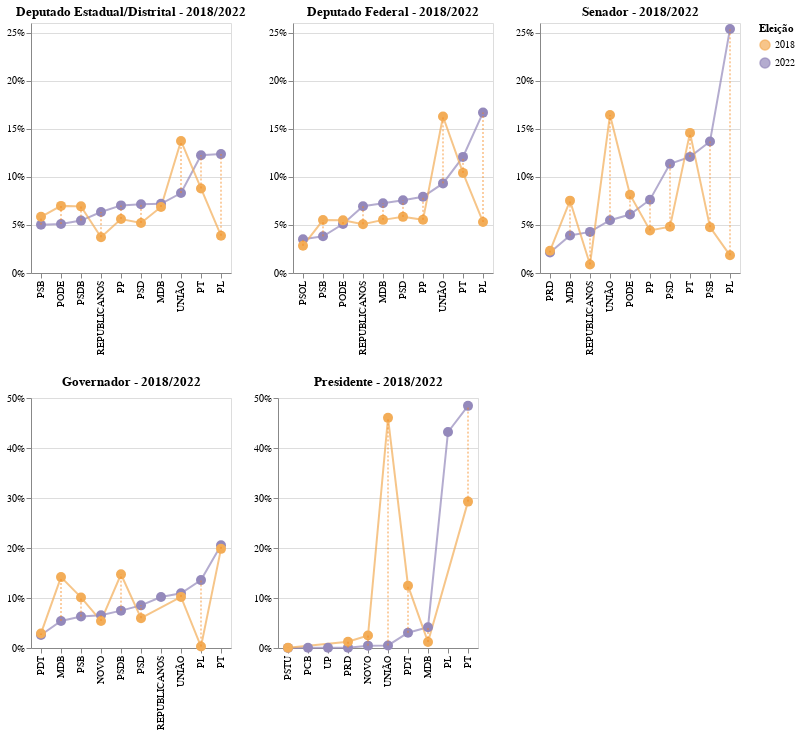

Here is the notebook cell this chart was saved with:
### Code cell
((depe|depf|sen).resolve_scale(y='shared') & (gov|pres).resolve_scale(y='shared'))

### Figure 1 — Vega-Lite specification as saved in the notebook (floating-point values rounded to 4 significant figures)
{"config": {"view": {"continuousWidth": 300, "continuousHeight": 300}}, "vconcat": [{"hconcat": [{"layer": [{"mark": {"type": "line", "opacity": 0.7, "point": {"filled": true, "size": 100}}, "encoding": {"color": {"field": "ANO_ELEICAO", "scale": {"domain": [2018, 2022], "range": ["#F3AD58", "#9489BB"]}, "title": "Eleição", "type": "nominal"}, "tooltip": [{"field": "SIGLA_2022", "title": "Partido", "type": "nominal"}, {"field": "ANO_ELEICAO", "title": "Ano Eleição", "type": "ordinal"}, {"field": "QT_VOTOS_VALIDOS", "format": ",d", "title": "Total Votos Partido", "type": "quantitative"}, {"field": "QT_VOTOS_BR", "format": ",d", "title": "Total de Votos", "type": "quantitative"}, {"field": "PCT", "format": ".2%", "title": "% Votos", "type": "quantitative"}], "x": {"field": "SIGLA_2022", "sort": {"field": "QT_ORDER"}, "title": "", "type": "nominal"}, "y": {"axis": {"format": "%"}, "field": "PCT", "title": "", "type": "quantitative"}}, "title": "Deputado Estadual/Distrital - 2018/2022"}, {"mark": {"type": "line", "color": "#F58518", "opacity": 0.8, "strokeDash": [2, 2]}, "encoding": {"x": {"field": "SIGLA_2022", "sort": {"field": "QT_ORDER"}, "type": "ordinal"}, "y": {"aggregate": "min", "field": "PCT", "type": "quantitative"}, "y2": {"aggregate": "max", "field": "PCT"}}, "title": "Deputado Estadual/Distrital - 2018/2022"}], "data": {"name": "data-a254b21db0a1d91b1c954303e43f6e14"}, "height": 250}, {"layer": [{"mark": {"type": "line", "opacity": 0.7, "point": {"filled": true, "size": 100}}, "encoding": {"color": {"field": "ANO_ELEICAO", "scale": {"domain": [2018, 2022], "range": ["#F3AD58", "#9489BB"]}, "title": "Eleição", "type": "nominal"}, "tooltip": [{"field": "SIGLA_2022", "title": "Partido", "type": "nominal"}, {"field": "ANO_ELEICAO", "title": "Ano Eleição", "type": "ordinal"}, {"field": "QT_VOTOS_VALIDOS", "format": ",d", "title": "Total Votos Partido", "type": "quantitative"}, {"field": "QT_VOTOS_BR", "format": ",d", "title": "Total de Votos", "type": "quantitative"}, {"field": "PCT", "format": ".2%", "title": "% Votos", "type": "quantitative"}], "x": {"field": "SIGLA_2022", "sort": {"field": "QT_ORDER"}, "title": "", "type": "nominal"}, "y": {"axis": {"format": "%"}, "field": "PCT", "title": "", "type": "quantitative"}}, "title": "Deputado Federal - 2018/2022"}, {"mark": {"type": "line", "color": "#F58518", "opacity": 0.8, "strokeDash": [2, 2]}, "encoding": {"x": {"field": "SIGLA_2022", "sort": {"field": "QT_ORDER"}, "type": "ordinal"}, "y": {"aggregate": "min", "field": "PCT", "type": "quantitative"}, "y2": {"aggregate": "max", "field": "PCT"}}, "title": "Deputado Federal - 2018/2022"}], "data": {"name": "data-a81d2ed7433c02c609d73e74ee950052"}, "height": 250}, {"layer": [{"mark": {"type": "line", "opacity": 0.7, "point": {"filled": true, "size": 100}}, "encoding": {"color": {"field": "ANO_ELEICAO", "scale": {"domain": [2018, 2022], "range": ["#F3AD58", "#9489BB"]}, "title": "Eleição", "type": "nominal"}, "tooltip": [{"field": "SIGLA_2022", "title": "Partido", "type": "nominal"}, {"field": "ANO_ELEICAO", "title": "Ano Eleição", "type": "ordinal"}, {"field": "QT_VOTOS_VALIDOS", "format": ",d", "title": "Total Votos Partido", "type": "quantitative"}, {"field": "QT_VOTOS_BR", "format": ",d", "title": "Total de Votos", "type": "quantitative"}, {"field": "PCT", "format": ".2%", "title": "% Votos", "type": "quantitative"}], "x": {"field": "SIGLA_2022", "sort": {"field": "QT_ORDER"}, "title": "", "type": "nominal"}, "y": {"axis": {"format": "%"}, "field": "PCT", "title": "", "type": "quantitative"}}, "title": "Senador - 2018/2022"}, {"mark": {"type": "line", "color": "#F58518", "opacity": 0.8, "strokeDash": [2, 2]}, "encoding": {"x": {"field": "SIGLA_2022", "sort": {"field": "QT_ORDER"}, "type": "ordinal"}, "y": {"aggregate": "min", "field": "PCT", "type": "quantitative"}, "y2": {"aggregate": "max", "field": "PCT"}}, "title": "Senador - 2018/2022"}], "data": {"name": "data-5da05baca9993105efe853b97a8d9af6"}, "height": 250}], "resolve": {"scale": {"y": "shared"}}}, {"hconcat": [{"layer": [{"mark": {"type": "line", "opacity": 0.7, "point": {"filled": true, "size": 100}}, "encoding": {"color": {"field": "ANO_ELEICAO", "scale": {"domain": [2018, 2022], "range": ["#F3AD58", "#9489BB"]}, "title": "Eleição", "type": "nominal"}, "tooltip": [{"field": "SIGLA_2022", "title": "Partido", "type": "nominal"}, {"field": "ANO_ELEICAO", "title": "Ano Eleição", "type": "ordinal"}, {"field": "QT_VOTOS_VALIDOS", "format": ",d", "title": "Total Votos Partido", "type": "quantitative"}, {"field": "QT_VOTOS_BR", "format": ",d", "title": "Total de Votos", "type": "quantitative"}, {"field": "PCT", "format": ".2%", "title": "% Votos", "type": "quantitative"}], "x": {"field": "SIGLA_2022", "sort": {"field": "QT_ORDER"}, "title": "", "type": "nominal"}, "y": {"axis": {"format": "%"}, "field": "PCT", "title": "", "type": "quantitative"}}, "title": "Governador - 2018/2022"}, {"mark": {"type": "line", "color": "#F58518", "opacity": 0.8, "strokeDash": [2, 2]}, "encoding": {"x": {"field": "SIGLA_2022", "sort": {"field": "QT_ORDER"}, "type": "ordinal"}, "y": {"aggregate": "min", "field": "PCT", "type": "quantitative"}, "y2": {"aggregate": "max", "field": "PCT"}}, "title": "Governador - 2018/2022"}], "data": {"name": "data-2a2e979e635a34f8889a9caec1eb55be"}, "height": 250}, {"layer": [{"mark": {"type": "line", "opacity": 0.7, "point": {"filled": true, "size": 100}}, "encoding": {"color": {"field": "ANO_ELEICAO", "scale": {"domain": [2018, 2022], "range": ["#F3AD58", "#9489BB"]}, "title": "Eleição", "type": "nominal"}, "tooltip": [{"field": "SIGLA_2022", "title": "Partido", "type": "nominal"}, {"field": "ANO_ELEICAO", "title": "Ano Eleição", "type": "ordinal"}, {"field": "QT_VOTOS_VALIDOS", "format": ",d", "title": "Total Votos Partido", "type": "quantitative"}, {"field": "QT_VOTOS_BR", "format": ",d", "title": "Total de Votos", "type": "quantitative"}, {"field": "PCT", "format": ".2%", "title": "% Votos", "type": "quantitative"}], "x": {"field": "SIGLA_2022", "sort": {"field": "QT_ORDER"}, "title": "", "type": "nominal"}, "y": {"axis": {"format": "%"}, "field": "PCT", "title": "", "type": "quantitative"}}, "title": "Presidente - 2018/2022"}, {"mark": {"type": "line", "color": "#F58518", "opacity": 0.8, "strokeDash": [2, 2]}, "encoding": {"x": {"field": "SIGLA_2022", "sort": {"field": "QT_ORDER"}, "type": "ordinal"}, "y": {"aggregate": "min", "field": "PCT", "type": "quantitative"}, "y2": {"aggregate": "max", "field": "PCT"}}, "title": "Presidente - 2018/2022"}], "data": {"name": "data-3df237dd9fb114c6dad3f1447ca70329"}, "height": 250}], "resolve": {"scale": {"y": "shared"}}}], "$schema": "https://vega.github.io/schema/vega-lite/v5.20.1.json", "datasets": {"data-a254b21db0a1d91b1c954303e43f6e14": [{"ANO_ELEICAO": 2022, "SIGLA_2022": "UNIÃO", "POSIC_IDEOLOGICO": "Extrema Direita", "QT_VOTOS_VALIDOS": 9097661, "PCT": 0.08315, "QT_VOTOS_BR": 109406842, "cor": "#030886", "QT_ORDER": 9097661}, {"ANO_ELEICAO": 2022, "SIGLA_2022": "PSDB", "POSIC_IDEOLOGICO": "Centro Direita", "QT_VOTOS_VALIDOS": 5962709, "PCT": 0.0545, "QT_VOTOS_BR": 109406842, "cor": "#97A3FF", "QT_ORDER": 5962709}, {"ANO_ELEICAO": 2022, "SIGLA_2022": "PT", "POSIC_IDEOLOGICO": "Centro Esquerda", "QT_VOTOS_VALIDOS": 13396406, "PCT": 0.1224, "QT_VOTOS_BR": 109406842, "cor": "#C54B53", "QT_ORDER": 13396406}, {"ANO_ELEICAO": 2022, "SIGLA_2022": "MDB", "POSIC_IDEOLOGICO": "Centro Direita", "QT_VOTOS_VALIDOS": 7875801, "PCT": 0.07199, "QT_VOTOS_BR": 109406842, "cor": "#97A3FF", "QT_ORDER": 7875801}, {"ANO_ELEICAO": 2022, "SIGLA_2022": "REPUBLICANOS", "POSIC_IDEOLOGICO": "Direita", "QT_VOTOS_VALIDOS": 6938358, "PCT": 0.06342, "QT_VOTOS_BR": 109406842, "cor": "#262DDA", "QT_ORDER": 6938358}, {"ANO_ELEICAO": 2022, "SIGLA_2022": "PSB", "POSIC_IDEOLOGICO": "Centro Esquerda", "QT_VOTOS_VALIDOS": 5495625, "PCT": 0.05023, "QT_VOTOS_BR": 109406842, "cor": "#C54B53", "QT_ORDER": 5495625}, {"ANO_ELEICAO": 2022, "SIGLA_2022": "PP", "POSIC_IDEOLOGICO": "Direita", "QT_VOTOS_VALIDOS": 7692225, "PCT": 0.07031, "QT_VOTOS_BR": 109406842, "cor": "#262DDA", "QT_ORDER": 7692225}, {"ANO_ELEICAO": 2022, "SIGLA_2022": "PSD", "POSIC_IDEOLOGICO": "Centro Direita", "QT_VOTOS_VALIDOS": 7820614, "PCT": 0.07148, "QT_VOTOS_BR": 109406842, "cor": "#97A3FF", "QT_ORDER": 7820614}, {"ANO_ELEICAO": 2022, "SIGLA_2022": "PL", "POSIC_IDEOLOGICO": "Direita", "QT_VOTOS_VALIDOS": 13527495, "PCT": 0.1236, "QT_VOTOS_BR": 109406842, "cor": "#262DDA", "QT_ORDER": 13527495}, {"ANO_ELEICAO": 2022, "SIGLA_2022": "PODE", "POSIC_IDEOLOGICO": "Direita", "QT_VOTOS_VALIDOS": 5569078, "PCT": 0.0509, "QT_VOTOS_BR": 109406842, "cor": "#262DDA", "QT_ORDER": 5569078}, {"ANO_ELEICAO": 2018, "SIGLA_2022": "UNIÃO", "POSIC_IDEOLOGICO": "Extrema Direita", "QT_VOTOS_VALIDOS": 13535800, "PCT": 0.1373, "QT_VOTOS_BR": 98557853, "cor": "#030886", "QT_ORDER": 9097661}, {"ANO_ELEICAO": 2018, "SIGLA_2022": "PSDB", "POSIC_IDEOLOGICO": "Centro Direita", "QT_VOTOS_VALIDOS": 6830211, "PCT": 0.0693, "QT_VOTOS_BR": 98557853, "cor": "#97A3FF", "QT_ORDER": 5962709}, {"ANO_ELEICAO": 2018, "SIGLA_2022": "PT", "POSIC_IDEOLOGICO": "Centro Esquerda", "QT_VOTOS_VALIDOS": 8666866, "PCT": 0.08794, "QT_VOTOS_BR": 98557853, "cor": "#C54B53", "QT_ORDER": 13396406}, {"ANO_ELEICAO": 2018, "SIGLA_2022": "MDB", "POSIC_IDEOLOGICO": "Centro Direita", "QT_VOTOS_VALIDOS": 6765451, "PCT": 0.06864, "QT_VOTOS_BR": 98557853, "cor": "#97A3FF", "QT_ORDER": 7875801}, {"ANO_ELEICAO": 2018, "SIGLA_2022": "REPUBLICANOS", "POSIC_IDEOLOGICO": "Direita", "QT_VOTOS_VALIDOS": 3672049, "PCT": 0.03726, "QT_VOTOS_BR": 98557853, "cor": "#262DDA", "QT_ORDER": 6938358}, {"ANO_ELEICAO": 2018, "SIGLA_2022": "PSB", "POSIC_IDEOLOGICO": "Centro Esquerda", "QT_VOTOS_VALIDOS": 5765239, "PCT": 0.0585, "QT_VOTOS_BR": 98557853, "cor": "#C54B53", "QT_ORDER": 5495625}, {"ANO_ELEICAO": 2018, "SIGLA_2022": "PP", "POSIC_IDEOLOGICO": "Direita", "QT_VOTOS_VALIDOS": 5533689, "PCT": 0.05615, "QT_VOTOS_BR": 98557853, "cor": "#262DDA", "QT_ORDER": 7692225}, {"ANO_ELEICAO": 2018, "SIGLA_2022": "PSD", "POSIC_IDEOLOGICO": "Centro Direita", "QT_VOTOS_VALIDOS": 5132837, "PCT": 0.05208, "QT_VOTOS_BR": 98557853, "cor": "#97A3FF", "QT_ORDER": 7820614}, {"ANO_ELEICAO": 2018, "SIGLA_2022": "PL", "POSIC_IDEOLOGICO": "Direita", "QT_VOTOS_VALIDOS": 3822192, "PCT": 0.03878, "QT_VOTOS_BR": 98557853, "cor": "#262DDA", "QT_ORDER": 13527495}, {"ANO_ELEICAO": 2018, "SIGLA_2022": "PODE", "POSIC_IDEOLOGICO": "Direita", "QT_VOTOS_VALIDOS": 6880118, "PCT": 0.06981, "QT_VOTOS_BR": 98557853, "cor": "#262DDA", "QT_ORDER": 5569078}], "data-a81d2ed7433c02c609d73e74ee950052": [{"ANO_ELEICAO": 2022, "SIGLA_2022": "UNIÃO", "POSIC_IDEOLOGICO": "Extrema Direita", "QT_VOTOS_VALIDOS": 10215433, "PCT": 0.09319, "QT_VOTOS_BR": 109614427, "cor": "#030886", "QT_ORDER": 10215433}, {"ANO_ELEICAO": 2022, "SIGLA_2022": "PT", "POSIC_IDEOLOGICO": "Centro Esquerda", "QT_VOTOS_VALIDOS": 13236698, "PCT": 0.1208, "QT_VOTOS_BR": 109614427, "cor": "#C54B53", "QT_ORDER": 13236698}, {"ANO_ELEICAO": 2022, "SIGLA_2022": "MDB", "POSIC_IDEOLOGICO": "Centro Direita", "QT_VOTOS_VALIDOS": 7950895, "PCT": 0.07254, "QT_VOTOS_BR": 109614427, "cor": "#97A3FF", "QT_ORDER": 7950895}, {"ANO_ELEICAO": 2022, "SIGLA_2022": "PSOL", "POSIC_IDEOLOGICO": "Extrema Esquerda", "QT_VOTOS_VALIDOS": 3852246, "PCT": 0.03514, "QT_VOTOS_BR": 109614427, "cor": "#7F0000", "QT_ORDER": 3852246}, {"ANO_ELEICAO": 2022, "SIGLA_2022": "REPUBLICANOS", "POSIC_IDEOLOGICO": "Direita", "QT_VOTOS_VALIDOS": 7610894, "PCT": 0.06943, "QT_VOTOS_BR": 109614427, "cor": "#262DDA", "QT_ORDER": 7610894}, {"ANO_ELEICAO": 2022, "SIGLA_2022": "PSB", "POSIC_IDEOLOGICO": "Centro Esquerda", "QT_VOTOS_VALIDOS": 4181698, "PCT": 0.03815, "QT_VOTOS_BR": 109614427, "cor": "#C54B53", "QT_ORDER": 4181698}, {"ANO_ELEICAO": 2022, "SIGLA_2022": "PP", "POSIC_IDEOLOGICO": "Direita", "QT_VOTOS_VALIDOS": 8692918, "PCT": 0.0793, "QT_VOTOS_BR": 109614427, "cor": "#262DDA", "QT_ORDER": 8692918}, {"ANO_ELEICAO": 2022, "SIGLA_2022": "PSD", "POSIC_IDEOLOGICO": "Centro Direita", "QT_VOTOS_VALIDOS": 8293956, "PCT": 0.07566, "QT_VOTOS_BR": 109614427, "cor": "#97A3FF", "QT_ORDER": 8293956}, {"ANO_ELEICAO": 2022, "SIGLA_2022": "PL", "POSIC_IDEOLOGICO": "Direita", "QT_VOTOS_VALIDOS": 18286211, "PCT": 0.1668, "QT_VOTOS_BR": 109614427, "cor": "#262DDA", "QT_ORDER": 18286211}, {"ANO_ELEICAO": 2022, "SIGLA_2022": "PODE", "POSIC_IDEOLOGICO": "Direita", "QT_VOTOS_VALIDOS": 5585235, "PCT": 0.05095, "QT_VOTOS_BR": 109614427, "cor": "#262DDA", "QT_ORDER": 5585235}, {"ANO_ELEICAO": 2018, "SIGLA_2022": "UNIÃO", "POSIC_IDEOLOGICO": "Extrema Direita", "QT_VOTOS_VALIDOS": 16031609, "PCT": 0.1628, "QT_VOTOS_BR": 98470877, "cor": "#030886", "QT_ORDER": 10215433}, {"ANO_ELEICAO": 2018, "SIGLA_2022": "PT", "POSIC_IDEOLOGICO": "Centro Esquerda", "QT_VOTOS_VALIDOS": 10251258, "PCT": 0.1041, "QT_VOTOS_BR": 98470877, "cor": "#C54B53", "QT_ORDER": 13236698}, {"ANO_ELEICAO": 2018, "SIGLA_2022": "MDB", "POSIC_IDEOLOGICO": "Centro Direita", "QT_VOTOS_VALIDOS": 5440539, "PCT": 0.05525, "QT_VOTOS_BR": 98470877, "cor": "#97A3FF", "QT_ORDER": 7950895}, {"ANO_ELEICAO": 2018, "SIGLA_2022": "PSOL", "POSIC_IDEOLOGICO": "Extrema Esquerda", "QT_VOTOS_VALIDOS": 2787208, "PCT": 0.0283, "QT_VOTOS_BR": 98470877, "cor": "#7F0000", "QT_ORDER": 3852246}, {"ANO_ELEICAO": 2018, "SIGLA_2022": "REPUBLICANOS", "POSIC_IDEOLOGICO": "Direita", "QT_VOTOS_VALIDOS": 4995018, "PCT": 0.05073, "QT_VOTOS_BR": 98470877, "cor": "#262DDA", "QT_ORDER": 7610894}, {"ANO_ELEICAO": 2018, "SIGLA_2022": "PSB", "POSIC_IDEOLOGICO": "Centro Esquerda", "QT_VOTOS_VALIDOS": 5421998, "PCT": 0.05506, "QT_VOTOS_BR": 98470877, "cor": "#C54B53", "QT_ORDER": 4181698}, {"ANO_ELEICAO": 2018, "SIGLA_2022": "PP", "POSIC_IDEOLOGICO": "Direita", "QT_VOTOS_VALIDOS": 5446136, "PCT": 0.05531, "QT_VOTOS_BR": 98470877, "cor": "#262DDA", "QT_ORDER": 8692918}, {"ANO_ELEICAO": 2018, "SIGLA_2022": "PSD", "POSIC_IDEOLOGICO": "Centro Direita", "QT_VOTOS_VALIDOS": 5749010, "PCT": 0.05838, "QT_VOTOS_BR": 98470877, "cor": "#97A3FF", "QT_ORDER": 8293956}, {"ANO_ELEICAO": 2018, "SIGLA_2022": "PL", "POSIC_IDEOLOGICO": "Direita", "QT_VOTOS_VALIDOS": 5224591, "PCT": 0.05306, "QT_VOTOS_BR": 98470877, "cor": "#262DDA", "QT_ORDER": 18286211}, {"ANO_ELEICAO": 2018, "SIGLA_2022": "PODE", "POSIC_IDEOLOGICO": "Direita", "QT_VOTOS_VALIDOS": 5391611, "PCT": 0.05475, "QT_VOTOS_BR": 98470877, "cor": "#262DDA", "QT_ORDER": 5585235}], "data-5da05baca9993105efe853b97a8d9af6": [{"ANO_ELEICAO": 2022, "SIGLA_2022": "UNIÃO", "POSIC_IDEOLOGICO": "Extrema Direita", "QT_VOTOS_VALIDOS": 5465486, "PCT": 0.05488, "QT_VOTOS_BR": 99594050, "cor": "#030886", "QT_ORDER": 5465486}, {"ANO_ELEICAO": 2022, "SIGLA_2022": "PT", "POSIC_IDEOLOGICO": "Centro Esquerda", "QT_VOTOS_VALIDOS": 12024696, "PCT": 0.1207, "QT_VOTOS_BR": 99594050, "cor": "#C54B53", "QT_ORDER": 12024696}, {"ANO_ELEICAO": 2022, "SIGLA_2022": "MDB", "POSIC_IDEOLOGICO": "Centro Direita", "QT_VOTOS_VALIDOS": 3882458, "PCT": 0.03898, "QT_VOTOS_BR": 99594050, "cor": "#97A3FF", "QT_ORDER": 3882458}, {"ANO_ELEICAO": 2022, "SIGLA_2022": "PRD", "POSIC_IDEOLOGICO": "Direita", "QT_VOTOS_VALIDOS": 2122732, "PCT": 0.02131, "QT_VOTOS_BR": 99594050, "cor": "#262DDA", "QT_ORDER": 2122732}, {"ANO_ELEICAO": 2022, "SIGLA_2022": "REPUBLICANOS", "POSIC_IDEOLOGICO": "Direita", "QT_VOTOS_VALIDOS": 4259279, "PCT": 0.04277, "QT_VOTOS_BR": 99594050, "cor": "#262DDA", "QT_ORDER": 4259279}, {"ANO_ELEICAO": 2022, "SIGLA_2022": "PSB", "POSIC_IDEOLOGICO": "Centro Esquerda", "QT_VOTOS_VALIDOS": 13615846, "PCT": 0.1367, "QT_VOTOS_BR": 99594050, "cor": "#C54B53", "QT_ORDER": 13615846}, {"ANO_ELEICAO": 2022, "SIGLA_2022": "PP", "POSIC_IDEOLOGICO": "Direita", "QT_VOTOS_VALIDOS": 7592391, "PCT": 0.07623, "QT_VOTOS_BR": 99594050, "cor": "#262DDA", "QT_ORDER": 7592391}, {"ANO_ELEICAO": 2022, "SIGLA_2022": "PSD", "POSIC_IDEOLOGICO": "Centro Direita", "QT_VOTOS_VALIDOS": 11312512, "PCT": 0.1136, "QT_VOTOS_BR": 99594050, "cor": "#97A3FF", "QT_ORDER": 11312512}, {"ANO_ELEICAO": 2022, "SIGLA_2022": "PL", "POSIC_IDEOLOGICO": "Direita", "QT_VOTOS_VALIDOS": 25278764, "PCT": 0.2538, "QT_VOTOS_BR": 99594050, "cor": "#262DDA", "QT_ORDER": 25278764}, {"ANO_ELEICAO": 2022, "SIGLA_2022": "PODE", "POSIC_IDEOLOGICO": "Direita", "QT_VOTOS_VALIDOS": 6061768, "PCT": 0.06086, "QT_VOTOS_BR": 99594050, "cor": "#262DDA", "QT_ORDER": 6061768}, {"ANO_ELEICAO": 2018, "SIGLA_2022": "UNIÃO", "POSIC_IDEOLOGICO": "Extrema Direita", "QT_VOTOS_VALIDOS": 27953994, "PCT": 0.1643, "QT_VOTOS_BR": 170093885, "cor": "#030886", "QT_ORDER": 5465486}, {"ANO_ELEICAO": 2018, "SIGLA_2022": "PT", "POSIC_IDEOLOGICO": "Centro Esquerda", "QT_VOTOS_VALIDOS": 24785670, "PCT": 0.1457, "QT_VOTOS_BR": 170093885, "cor": "#C54B53", "QT_ORDER": 12024696}, {"ANO_ELEICAO": 2018, "SIGLA_2022": "MDB", "POSIC_IDEOLOGICO": "Centro Direita", "QT_VOTOS_VALIDOS": 12800321, "PCT": 0.07525, "QT_VOTOS_BR": 170093885, "cor": "#97A3FF", "QT_ORDER": 3882458}, {"ANO_ELEICAO": 2018, "SIGLA_2022": "PRD", "POSIC_IDEOLOGICO": "Direita", "QT_VOTOS_VALIDOS": 3934488, "PCT": 0.02313, "QT_VOTOS_BR": 170093885, "cor": "#262DDA", "QT_ORDER": 2122732}, {"ANO_ELEICAO": 2018, "SIGLA_2022": "REPUBLICANOS", "POSIC_IDEOLOGICO": "Direita", "QT_VOTOS_VALIDOS": 1505607, "PCT": 0.008852, "QT_VOTOS_BR": 170093885, "cor": "#262DDA", "QT_ORDER": 4259279}, {"ANO_ELEICAO": 2018, "SIGLA_2022": "PSB", "POSIC_IDEOLOGICO": "Centro Esquerda", "QT_VOTOS_VALIDOS": 8109072, "PCT": 0.04767, "QT_VOTOS_BR": 170093885, "cor": "#C54B53", "QT_ORDER": 13615846}, {"ANO_ELEICAO": 2018, "SIGLA_2022": "PP", "POSIC_IDEOLOGICO": "Direita", "QT_VOTOS_VALIDOS": 7529901, "PCT": 0.04427, "QT_VOTOS_BR": 170093885, "cor": "#262DDA", "QT_ORDER": 7592391}, {"ANO_ELEICAO": 2018, "SIGLA_2022": "PSD", "POSIC_IDEOLOGICO": "Centro Direita", "QT_VOTOS_VALIDOS": 8202342, "PCT": 0.04822, "QT_VOTOS_BR": 170093885, "cor": "#97A3FF", "QT_ORDER": 11312512}, {"ANO_ELEICAO": 2018, "SIGLA_2022": "PL", "POSIC_IDEOLOGICO": "Direita", "QT_VOTOS_VALIDOS": 3130082, "PCT": 0.0184, "QT_VOTOS_BR": 170093885, "cor": "#262DDA", "QT_ORDER": 25278764}, {"ANO_ELEICAO": 2018, "SIGLA_2022": "PODE", "POSIC_IDEOLOGICO": "Direita", "QT_VOTOS_VALIDOS": 13849166, "PCT": 0.08142, "QT_VOTOS_BR": 170093885, "cor": "#262DDA", "QT_ORDER": 6061768}], "data-2a2e979e635a34f8889a9caec1eb55be": [{"ANO_ELEICAO": 2022, "SIGLA_2022": "UNIÃO", "POSIC_IDEOLOGICO": "Extrema Direita", "QT_VOTOS_VALIDOS": 11880759, "PCT": 0.1096, "QT_VOTOS_BR": 108448349, "cor": "#030886", "QT_ORDER": 11880759}, {"ANO_ELEICAO": 2022, "SIGLA_2022": "PSDB", "POSIC_IDEOLOGICO": "Centro Direita", "QT_VOTOS_VALIDOS": 8104516, "PCT": 0.07473, "QT_VOTOS_BR": 108448349, "cor": "#97A3FF", "QT_ORDER": 8104516}, {"ANO_ELEICAO": 2022, "SIGLA_2022": "PT", "POSIC_IDEOLOGICO": "Centro Esquerda", "QT_VOTOS_VALIDOS": 22265662, "PCT": 0.2053, "QT_VOTOS_BR": 108448349, "cor": "#C54B53", "QT_ORDER": 22265662}, {"ANO_ELEICAO": 2022, "SIGLA_2022": "MDB", "POSIC_IDEOLOGICO": "Centro Direita", "QT_VOTOS_VALIDOS": 5851853, "PCT": 0.05396, "QT_VOTOS_BR": 108448349, "cor": "#97A3FF", "QT_ORDER": 5851853}, {"ANO_ELEICAO": 2022, "SIGLA_2022": "NOVO", "POSIC_IDEOLOGICO": "Direita", "QT_VOTOS_VALIDOS": 7108015, "PCT": 0.06554, "QT_VOTOS_BR": 108448349, "cor": "#262DDA", "QT_ORDER": 7108015}, {"ANO_ELEICAO": 2022, "SIGLA_2022": "REPUBLICANOS", "POSIC_IDEOLOGICO": "Direita", "QT_VOTOS_VALIDOS": 11056917, "PCT": 0.102, "QT_VOTOS_BR": 108448349, "cor": "#262DDA", "QT_ORDER": 11056917}, {"ANO_ELEICAO": 2022, "SIGLA_2022": "PSB", "POSIC_IDEOLOGICO": "Centro Esquerda", "QT_VOTOS_VALIDOS": 6813209, "PCT": 0.06282, "QT_VOTOS_BR": 108448349, "cor": "#C54B53", "QT_ORDER": 6813209}, {"ANO_ELEICAO": 2022, "SIGLA_2022": "PSD", "POSIC_IDEOLOGICO": "Centro Direita", "QT_VOTOS_VALIDOS": 9249065, "PCT": 0.08529, "QT_VOTOS_BR": 108448349, "cor": "#97A3FF", "QT_ORDER": 9249065}, {"ANO_ELEICAO": 2022, "SIGLA_2022": "PL", "POSIC_IDEOLOGICO": "Direita", "QT_VOTOS_VALIDOS": 14726813, "PCT": 0.1358, "QT_VOTOS_BR": 108448349, "cor": "#262DDA", "QT_ORDER": 14726813}, {"ANO_ELEICAO": 2022, "SIGLA_2022": "PDT", "POSIC_IDEOLOGICO": "Centro Esquerda", "QT_VOTOS_VALIDOS": 2825285, "PCT": 0.02605, "QT_VOTOS_BR": 108448349, "cor": "#C54B53", "QT_ORDER": 2825285}, {"ANO_ELEICAO": 2018, "SIGLA_2022": "UNIÃO", "POSIC_IDEOLOGICO": "Extrema Direita", "QT_VOTOS_VALIDOS": 9747868, "PCT": 0.1022, "QT_VOTOS_BR": 95361748, "cor": "#030886", "QT_ORDER": 11880759}, {"ANO_ELEICAO": 2018, "SIGLA_2022": "PSDB", "POSIC_IDEOLOGICO": "Centro Direita", "QT_VOTOS_VALIDOS": 14048096, "PCT": 0.1473, "QT_VOTOS_BR": 95361748, "cor": "#97A3FF", "QT_ORDER": 8104516}, {"ANO_ELEICAO": 2018, "SIGLA_2022": "PT", "POSIC_IDEOLOGICO": "Centro Esquerda", "QT_VOTOS_VALIDOS": 18908791, "PCT": 0.1983, "QT_VOTOS_BR": 95361748, "cor": "#C54B53", "QT_ORDER": 22265662}, {"ANO_ELEICAO": 2018, "SIGLA_2022": "MDB", "POSIC_IDEOLOGICO": "Centro Direita", "QT_VOTOS_VALIDOS": 13518564, "PCT": 0.1418, "QT_VOTOS_BR": 95361748, "cor": "#97A3FF", "QT_ORDER": 5851853}, {"ANO_ELEICAO": 2018, "SIGLA_2022": "NOVO", "POSIC_IDEOLOGICO": "Direita", "QT_VOTOS_VALIDOS": 5163027, "PCT": 0.05414, "QT_VOTOS_BR": 95361748, "cor": "#262DDA", "QT_ORDER": 7108015}, {"ANO_ELEICAO": 2018, "SIGLA_2022": "PSB", "POSIC_IDEOLOGICO": "Centro Esquerda", "QT_VOTOS_VALIDOS": 9648423, "PCT": 0.1012, "QT_VOTOS_BR": 95361748, "cor": "#C54B53", "QT_ORDER": 6813209}, {"ANO_ELEICAO": 2018, "SIGLA_2022": "PSD", "POSIC_IDEOLOGICO": "Centro Direita", "QT_VOTOS_VALIDOS": 5695387, "PCT": 0.05972, "QT_VOTOS_BR": 95361748, "cor": "#97A3FF", "QT_ORDER": 9249065}, {"ANO_ELEICAO": 2018, "SIGLA_2022": "PL", "POSIC_IDEOLOGICO": "Direita", "QT_VOTOS_VALIDOS": 280055, "PCT": 0.002937, "QT_VOTOS_BR": 95361748, "cor": "#262DDA", "QT_ORDER": 14726813}, {"ANO_ELEICAO": 2018, "SIGLA_2022": "PDT", "POSIC_IDEOLOGICO": "Centro Esquerda", "QT_VOTOS_VALIDOS": 2775803, "PCT": 0.02911, "QT_VOTOS_BR": 95361748, "cor": "#C54B53", "QT_ORDER": 2825285}], "data-3df237dd9fb114c6dad3f1447ca70329": [{"ANO_ELEICAO": 2022, "SIGLA_2022": "UNIÃO", "POSIC_IDEOLOGICO": "Extrema Direita", "QT_VOTOS_VALIDOS": 600955, "PCT": 0.005083, "QT_VOTOS_BR": 118229719, "cor": "#030886", "QT_ORDER": 600955}, {"ANO_ELEICAO": 2022, "SIGLA_2022": "PT", "POSIC_IDEOLOGICO": "Centro Esquerda", "QT_VOTOS_VALIDOS": 57259504, "PCT": 0.4843, "QT_VOTOS_BR": 118229719, "cor": "#C54B53", "QT_ORDER": 57259504}, {"ANO_ELEICAO": 2022, "SIGLA_2022": "PSTU", "POSIC_IDEOLOGICO": "Extrema Esquerda", "QT_VOTOS_VALIDOS": 25625, "PCT": 0.0002167, "QT_VOTOS_BR": 118229719, "cor": "#7F0000", "QT_ORDER": 25625}, {"ANO_ELEICAO": 2022, "SIGLA_2022": "MDB", "POSIC_IDEOLOGICO": "Centro Direita", "QT_VOTOS_VALIDOS": 4915423, "PCT": 0.04158, "QT_VOTOS_BR": 118229719, "cor": "#97A3FF", "QT_ORDER": 4915423}, {"ANO_ELEICAO": 2022, "SIGLA_2022": "UP", "POSIC_IDEOLOGICO": "Extrema Esquerda", "QT_VOTOS_VALIDOS": 53519, "PCT": 0.0004527, "QT_VOTOS_BR": 118229719, "cor": "#7F0000", "QT_ORDER": 53519}, {"ANO_ELEICAO": 2022, "SIGLA_2022": "NOVO", "POSIC_IDEOLOGICO": "Direita", "QT_VOTOS_VALIDOS": 559708, "PCT": 0.004734, "QT_VOTOS_BR": 118229719, "cor": "#262DDA", "QT_ORDER": 559708}, {"ANO_ELEICAO": 2022, "SIGLA_2022": "PRD", "POSIC_IDEOLOGICO": "Direita", "QT_VOTOS_VALIDOS": 81129, "PCT": 0.0006862, "QT_VOTOS_BR": 118229719, "cor": "#262DDA", "QT_ORDER": 81129}, {"ANO_ELEICAO": 2022, "SIGLA_2022": "PCB", "POSIC_IDEOLOGICO": "Extrema Esquerda", "QT_VOTOS_VALIDOS": 45620, "PCT": 0.0003859, "QT_VOTOS_BR": 118229719, "cor": "#7F0000", "QT_ORDER": 45620}, {"ANO_ELEICAO": 2022, "SIGLA_2022": "PL", "POSIC_IDEOLOGICO": "Direita", "QT_VOTOS_VALIDOS": 51072345, "PCT": 0.432, "QT_VOTOS_BR": 118229719, "cor": "#262DDA", "QT_ORDER": 51072345}, {"ANO_ELEICAO": 2022, "SIGLA_2022": "PDT", "POSIC_IDEOLOGICO": "Centro Esquerda", "QT_VOTOS_VALIDOS": 3599287, "PCT": 0.03044, "QT_VOTOS_BR": 118229719, "cor": "#C54B53", "QT_ORDER": 3599287}, {"ANO_ELEICAO": 2018, "SIGLA_2022": "UNIÃO", "POSIC_IDEOLOGICO": "Extrema Direita", "QT_VOTOS_VALIDOS": 49277010, "PCT": 0.4603, "QT_VOTOS_BR": 107050749, "cor": "#030886", "QT_ORDER": 600955}, {"ANO_ELEICAO": 2018, "SIGLA_2022": "PT", "POSIC_IDEOLOGICO": "Centro Esquerda", "QT_VOTOS_VALIDOS": 31342051, "PCT": 0.2928, "QT_VOTOS_BR": 107050749, "cor": "#C54B53", "QT_ORDER": 57259504}, {"ANO_ELEICAO": 2018, "SIGLA_2022": "PSTU", "POSIC_IDEOLOGICO": "Extrema Esquerda", "QT_VOTOS_VALIDOS": 55762, "PCT": 0.0005209, "QT_VOTOS_BR": 107050749, "cor": "#7F0000", "QT_ORDER": 25625}, {"ANO_ELEICAO": 2018, "SIGLA_2022": "MDB", "POSIC_IDEOLOGICO": "Centro Direita", "QT_VOTOS_VALIDOS": 1288950, "PCT": 0.01204, "QT_VOTOS_BR": 107050749, "cor": "#97A3FF", "QT_ORDER": 4915423}, {"ANO_ELEICAO": 2018, "SIGLA_2022": "NOVO", "POSIC_IDEOLOGICO": "Direita", "QT_VOTOS_VALIDOS": 2679745, "PCT": 0.02503, "QT_VOTOS_BR": 107050749, "cor": "#262DDA", "QT_ORDER": 559708}, {"ANO_ELEICAO": 2018, "SIGLA_2022": "PRD", "POSIC_IDEOLOGICO": "Direita", "QT_VOTOS_VALIDOS": 1348323, "PCT": 0.0126, "QT_VOTOS_BR": 107050749, "cor": "#262DDA", "QT_ORDER": 81129}, {"ANO_ELEICAO": 2018, "SIGLA_2022": "PDT", "POSIC_IDEOLOGICO": "Centro Esquerda", "QT_VOTOS_VALIDOS": 13344371, "PCT": 0.1247, "QT_VOTOS_BR": 107050749, "cor": "#C54B53", "QT_ORDER": 3599287}]}}
